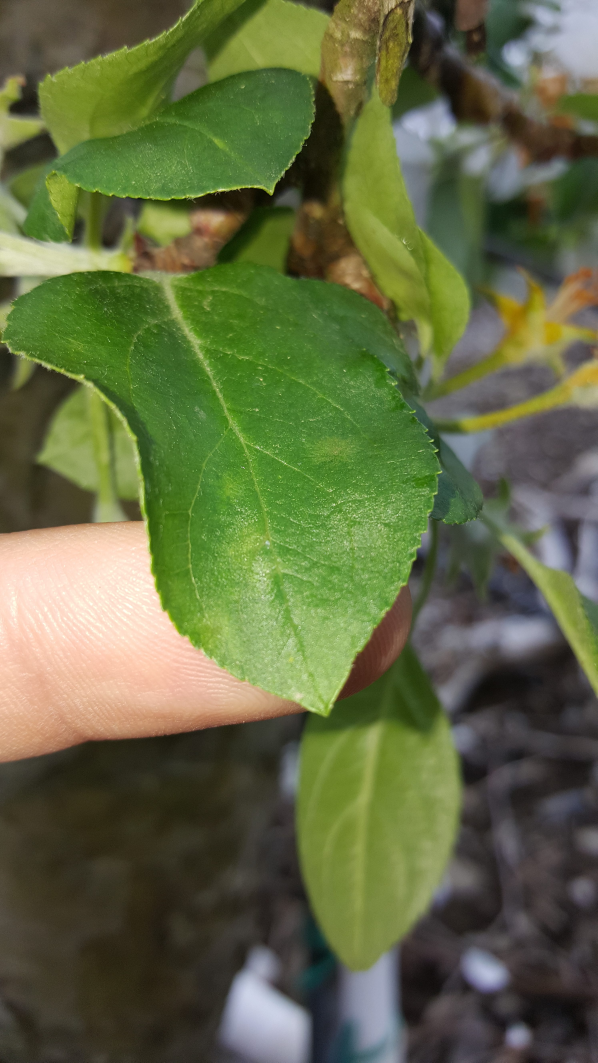
#> input picture data/plantdoc_samples/apple_healthy/20180511_090912-14gtw8a-e1526047952754.jpg, 2988 x 5312 px (shown at 1/5 size)
$ python calibrate_quality.py
#> lines starting #> are read from the running program, lines starting #| are printed output that depends on the picture
### backend/app/quality.py
"""Lightweight photo-quality checks run before inference.

These are image-statistics heuristics. They can say a photo is blurry, dark, low-resolution or that fine
detail is lost at the model's 224x224 input; they CANNOT tell whether a leaf is present or whether the photo
is suitable for diagnosis. Thresholds live in THRESHOLDS (overridable via environment variables) and were
calibrated by scripts/calibrate_quality.py on PlantDoc field photos and degraded copies of them.
"""
from __future__ import annotations
import os
import numpy as np
from PIL import Image

ANALYSIS_SIDE = 512  # images are measured at a fixed scale so the sharpness numbers are comparable


def _env(name: str, default: float) -> float:
    try:
        return float(os.getenv(f"AGRISENTRY_QC_{name}", "").strip() or default)
    except ValueError:
        return default


# fail = conclusively poor (inference blocked unless the farmer chooses to continue); warn = questionable.
# Calibration (data/eval/quality_calibration.json, 236 PlantDoc photos): sharpness of originals p1 = 60, of
# Gaussian-blurred copies (r=2 px at 512 px) p95 = 13.5; brightness of originals min = 54, of x0.15-darkened
# copies p95 = 33; near-white fraction of originals p99 = 0.82 (many white backgrounds).
THRESHOLDS = {
    "sharpness_fail": _env("SHARPNESS_FAIL", 15.0),
    "sharpness_warn": _env("SHARPNESS_WARN", 40.0),
    "brightness_fail": _env("BRIGHTNESS_FAIL", 35.0),
    "brightness_warn": _env("BRIGHTNESS_WARN", 60.0),
    "overexposed_warn": _env("OVEREXPOSED_WARN", 0.85),  # fraction of near-white pixels
    "resolution_warn": _env("RESOLUTION_WARN", 224.0),   # shortest side below the model input size
}
# Not used as a check: "detail_retained" (fine detail surviving the 224x224 resize) was tested as a
# "leaf too far away" signal, but on PlantDoc the lowest-detail quartile had the HIGHEST accuracy (49 % vs 28 %),
# so it is reported in metrics only.

MESSAGES = {
    "sharpness_fail": "The photo is blurry. Please hold the phone steady and take another photo.",
    "sharpness_warn": "The photo may be slightly blurry. If you can, take a sharper photo.",
    "brightness_fail": "The photo is too dark. Try again in better light (daylight, not direct shadow).",
    "brightness_warn": "The photo is quite dark. Better light will make spots easier to see.",
    "overexposed_warn": "Much of the photo is washed out by bright light. Try shading the leaf or changing angle.",
    "resolution_warn": "The photo is small. A larger, closer photo shows more leaf detail.",
}


def _laplacian_var(g: np.ndarray) -> float:
    lap = g[1:-1, :-2] + g[1:-1, 2:] + g[:-2, 1:-1] + g[2:, 1:-1] - 4 * g[1:-1, 1:-1]
    return float(lap.var())


def metrics(img: Image.Image) -> dict:
    """Raw measurements (img must already be EXIF-rotated)."""
    w, h = img.size
    gray = img.convert("L")
    scale = ANALYSIS_SIDE / max(w, h)
    if scale < 1:
        gray = gray.resize((max(1, round(w * scale)), max(1, round(h * scale))), Image.BILINEAR)
    g = np.asarray(gray, dtype=np.float64)
    sharp = _laplacian_var(g)
    # Fine detail that survives the model's 224x224 resize: downsample, upsample back, compare Laplacian energy.
    small = gray.resize((224, 224), Image.BILINEAR).resize(gray.size, Image.BILINEAR)
    retained = _laplacian_var(np.asarray(small, dtype=np.float64))
    return {"width": w, "height": h, "sharpness": round(sharp, 2), "brightness": round(float(g.mean()), 2),
            "overexposed": round(float((g >= 250).mean()), 4),
            "detail_retained": round(retained / sharp, 4) if sharp > 0 else 0.0}


# [23 lines left out: function assess, not called in this run]

### backend/scripts/calibrate_quality.py
"""Calibrate photo-quality thresholds on PlantDoc field photos and synthetically degraded copies.

Outputs percentiles of each metric for: originals, Gaussian-blurred copies (radius 2 and 4 px at 512 px),
and darkened copies (x0.35, x0.15), plus model accuracy by metric quartile (from data/eval/plantdoc_eval.json).
Writes data/eval/quality_calibration.json.
"""
import json
import sys
from pathlib import Path

import numpy as np
from PIL import Image, ImageEnhance, ImageFilter, ImageOps

ROOT = Path(__file__).resolve().parents[2]
sys.path.insert(0, str(ROOT / "backend"))
from app import quality  # noqa: E402

samples = ROOT / "data" / "plantdoc_samples"
files = sorted(p for p in samples.rglob("*") if p.is_file())


def norm(img):
    s = 512 / max(img.size)
    return img.resize((round(img.width * s), round(img.height * s)), Image.BILINEAR) if s < 1 else img


variants = {"original": [], "blur_r2": [], "blur_r4": [], "dark_x0.35": [], "dark_x0.15": []}
per_file = {}
for f in files:
    try:
        img = norm(ImageOps.exif_transpose(Image.open(f)).convert("RGB"))
#> in norm, `s = 512 / max(img.size)`: s = 0.0964
    except Exception:
        continue
    m = quality.metrics(img)
#> in metrics, `sharp = _laplacian_var(g)`: sharp = 115
#> in metrics, `retained = _laplacian_var(np.asarray(small, dtype=np.float64))`: retained = 18.42
#> m = {'width': 288, 'height': 512, 'sharpness': 115, 'brightness': 98.68, 'overexposed': 0, 'detail_retained': 0.16}
    per_file[f"{f.parent.name}/{f.name}"] = m
    variants["original"].append(m)
    variants["blur_r2"].append(quality.metrics(img.filter(ImageFilter.GaussianBlur(2))))
#> in _laplacian_var (call 3), `lap = g[1:-1, :-2] + g[1:-1, 2:] + g[:-2, 1:-1] + g[2:, 1:-1] - 4 * g[..`:
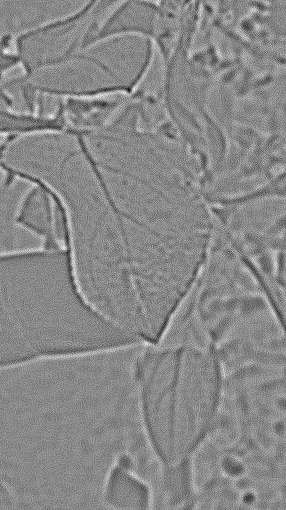
#> lap: shape (510, 286) float64; min -15, max 13, mean 0.00035; drawn with min black and max white
#> in _laplacian_var (call 4), `lap = g[1:-1, :-2] + g[1:-1, 2:] + g[:-2, 1:-1] + g[2:, 1:-1] - 4 * g[..`:
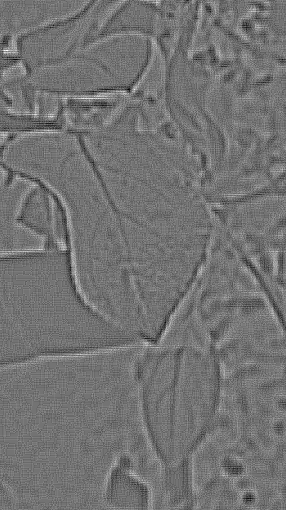
#> lap: shape (510, 286) float64; min -14, max 17, mean 0.000946; drawn with min black and max white
    variants["blur_r4"].append(quality.metrics(img.filter(ImageFilter.GaussianBlur(4))))
#> in metrics (call 3), `gray = img.convert("L")`:
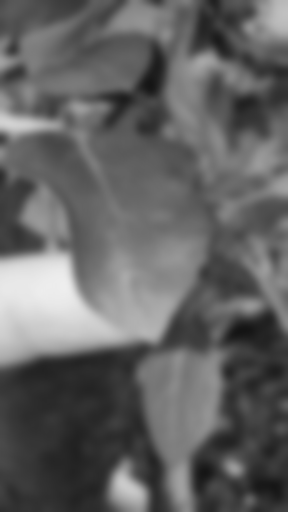
#> gray: PIL image 288x512 L; min 20, max 238, mean 98.7
#> in _laplacian_var (call 5), `lap = g[1:-1, :-2] + g[1:-1, 2:] + g[:-2, 1:-1] + g[2:, 1:-1] - 4 * g[..`:
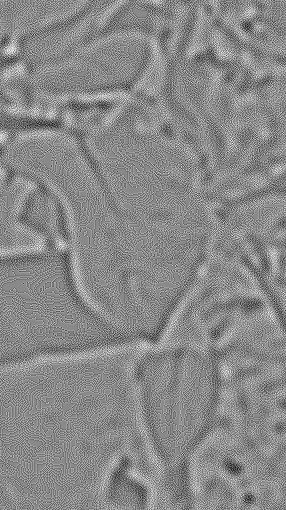
#> lap: shape (510, 286) float64; min -7, max 6, mean 0.000432; drawn with min black and max white
#> in metrics (call 3), `sharp = _laplacian_var(g)`: sharp = 2.5
#> in _laplacian_var (call 6), `lap = g[1:-1, :-2] + g[1:-1, 2:] + g[:-2, 1:-1] + g[2:, 1:-1] - 4 * g[..`:
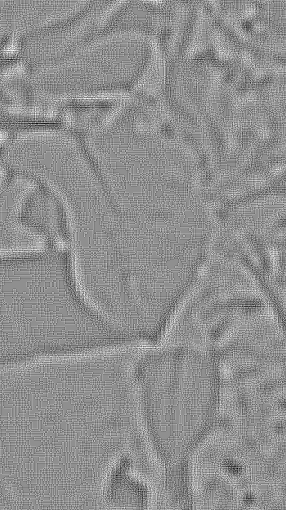
#> lap: shape (510, 286) float64; min -9, max 7, mean 0.00112; drawn with min black and max white
#> in metrics (call 3), `retained = _laplacian_var(np.asarray(small, dtype=np.float64))`: retained = 1.98
    variants["dark_x0.35"].append(quality.metrics(ImageEnhance.Brightness(img).enhance(0.35)))
#> in metrics (call 4), `gray = img.convert("L")`:
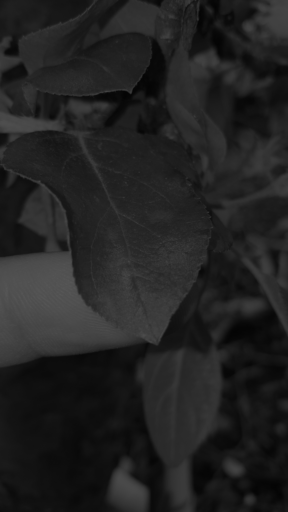
#> gray: PIL image 288x512 L; min 3, max 87, mean 34.1
#> in metrics (call 4), `sharp = _laplacian_var(g)`: sharp = 15.78
#> in metrics (call 4), `retained = _laplacian_var(np.asarray(small, dtype=np.float64))`: retained = 3.75
    variants["dark_x0.15"].append(quality.metrics(ImageEnhance.Brightness(img).enhance(0.15)))
#> in _laplacian_var (call 10), `lap = g[1:-1, :-2] + g[1:-1, 2:] + g[:-2, 1:-1] + g[2:, 1:-1] - 4 * g[..`:
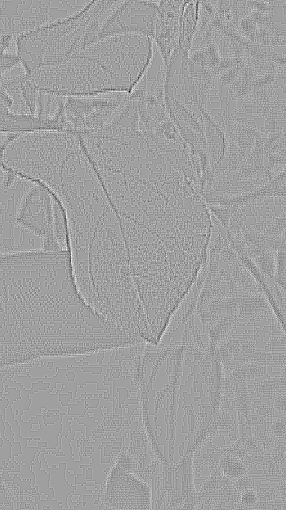
#> lap: shape (510, 286) float64; min -15, max 9, mean 4.11e-05; drawn with min black and max white
#> pass 2 of the loop `for f in files:`:
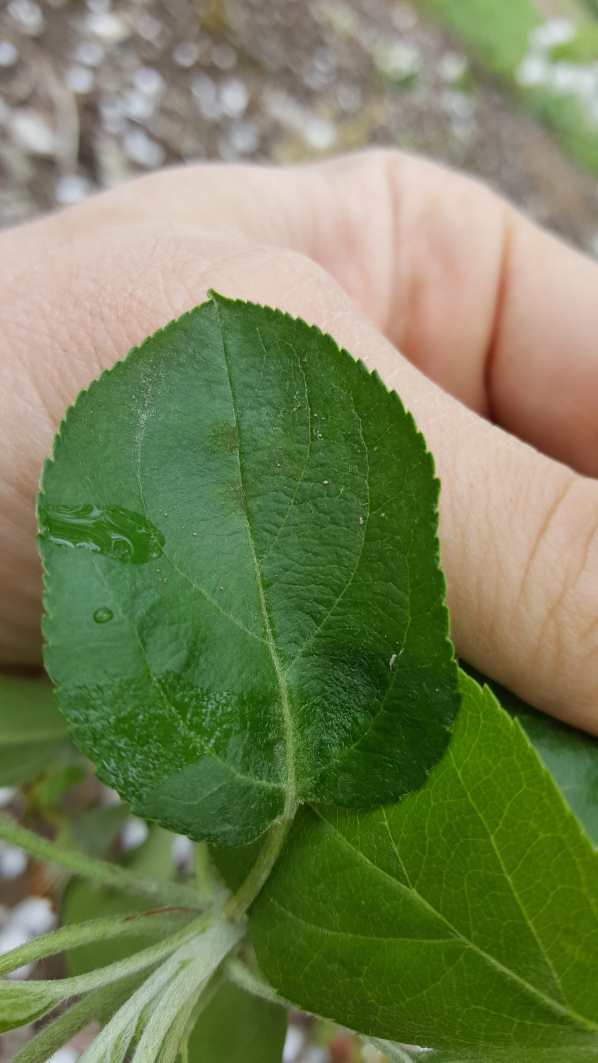
#> input picture data/plantdoc_samples/apple_healthy/20180511_091133-24l1vhg-e1526047988236.jpg, 2988 x 5312 px (shown at 1/5 size)
#> m = {'width': 288, 'height': 512, 'sharpness': 138.5, 'brightness': 121.1, 'overexposed': 0, 'detail_retained': 0.134}
#> in _laplacian_var (call 16), `lap = g[1:-1, :-2] + g[1:-1, 2:] + g[:-2, 1:-1] + g[2:, 1:-1] - 4 * g[..`:
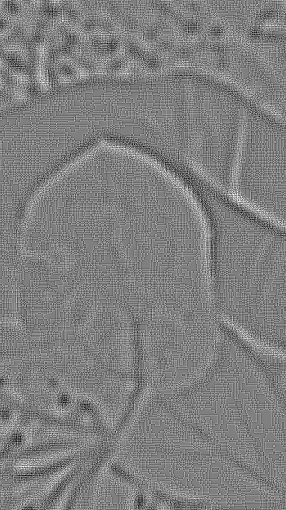
#> lap: shape (510, 286) float64; min -7, max 7, mean -0.000226; drawn with min black and max white
#> in metrics (call 9), `g = np.asarray(gray, dtype=np.float64)`:
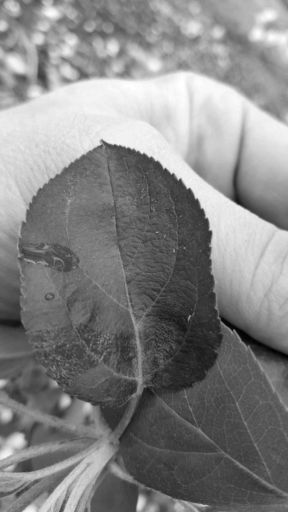
#> g: shape (512, 288) float64; min 3, max 78, mean 41.9; drawn with min black and max white
#> sharp = 18.68
#> retained = 3.89

pcts = [1, 5, 10, 25, 50, 75, 90, 95, 99]
summary = {}
for name, ms in variants.items():
    summary[name] = {k: {f"p{p}": round(float(np.percentile([m[k] for m in ms], p)), 4) for p in pcts}
                     for k in ("sharpness", "brightness", "detail_retained", "overexposed")}
#> after the loop, summary = 5 items

T = quality.THRESHOLDS
def rate(ms, key, thr, below=True):
    return round(sum((m[key] < thr) if below else (m[key] > thr) for m in ms) / len(ms), 3)

flag_rates = {name: {"sharpness<fail": rate(ms, "sharpness", T["sharpness_fail"]), "sharpness<warn": rate(ms, "sharpness", T["sharpness_warn"]),
                     "brightness<fail": rate(ms, "brightness", T["brightness_fail"]), "brightness<warn": rate(ms, "brightness", T["brightness_warn"])}
              for name, ms in variants.items()}
#> flag_rates = 5 items

# Does the model do worse on photos the checks would flag? (crop-conditioned correctness from the evaluation)
acc = {}
ev = ROOT / "data" / "eval" / "plantdoc_eval.json"
if ev.exists():
    rows = [r for r in json.loads(ev.read_text(encoding="utf-8"))["rows"] if not r["single_class_crop"] and r["file"] in per_file]
    for key in ("sharpness", "detail_retained", "brightness"):
        vals = np.array([per_file[r["file"]][key] for r in rows])
        ok = np.array([r["pred_conditioned"] == r["truth"] for r in rows])
        qs = np.percentile(vals, [25, 50, 75])
        bins = np.digitize(vals, qs)
        acc[key] = [{"quartile": i + 1, "range": [round(float(vals[bins == i].min()), 3), round(float(vals[bins == i].max()), 3)],
                     "n": int((bins == i).sum()), "accuracy": round(float(ok[bins == i].mean()), 3)} for i in range(4)]

out = {"images": len(variants["original"]), "thresholds": T, "percentiles": summary, "flag_rates": flag_rates, "accuracy_by_quartile": acc}
(ROOT / "data" / "eval").mkdir(parents=True, exist_ok=True)
(ROOT / "data" / "eval" / "quality_calibration.json").write_text(json.dumps(out, indent=1), encoding="utf-8")
print(json.dumps({k: out[k] for k in ("images", "flag_rates", "accuracy_by_quartile")}, indent=1))
#> (printed output is left out)
for name in variants:
    print(name, {k: (v["p5"], v["p50"], v["p95"]) for k, v in summary[name].items()})
#> this loop made 5 passes
#| original {'sharpness': (116.139, 126.75, 137.361), 'brightness': (99.8025, 109.905, 120.0075), 'detail_retained': (0.1353, 0.1471, 0.1589), 'overexposed': (0.0, 0.0, 0.0)}
#| blur_r2 {'sharpness': (4.21, 4.48, 4.75), 'brightness': (99.812, 109.91, 120.008), 'detail_retained': (0.8841, 0.8914, 0.8987), 'overexposed': (0.0, 0.0, 0.0)}
#| blur_r4 {'sharpness': (2.2815, 2.385, 2.4885), 'brightness': (99.812, 109.91, 120.008), 'detail_retained': (0.7812, 0.7864, 0.7916), 'overexposed': (0.0, 0.0, 0.0)}
#| dark_x0.35 {'sharpness': (15.925, 17.23, 18.535), 'brightness': (34.463, 38.0, 41.537), 'detail_retained': (0.2094, 0.2227, 0.2359), 'overexposed': (0.0, 0.0, 0.0)}
#| dark_x0.15 {'sharpness': (4.157, 4.4, 4.643), 'brightness': (14.488, 16.0, 17.512), 'detail_retained': (0.3821, 0.3918, 0.4015), 'overexposed': (0.0, 0.0, 0.0)}
